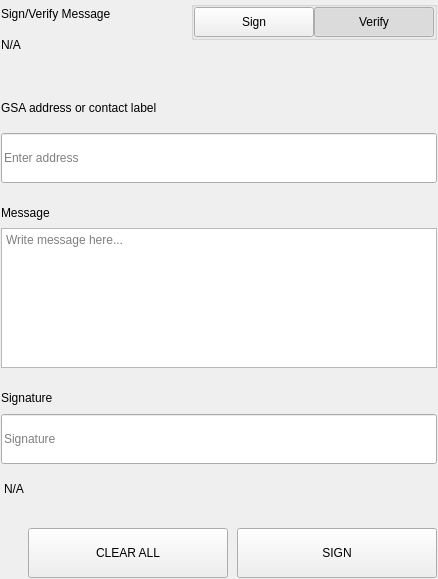
<?xml version="1.0" encoding="UTF-8"?>
<ui version="4.0">
 <class>SettingsSignMessageWidgets</class>
 <widget class="QWidget" name="SettingsSignMessageWidgets">
  <property name="geometry">
   <rect>
    <x>0</x>
    <y>0</y>
    <width>438</width>
    <height>579</height>
   </rect>
  </property>
  <property name="windowTitle">
   <string>Form</string>
  </property>
  <layout class="QVBoxLayout" name="verticalLayout">
   <property name="spacing">
    <number>0</number>
   </property>
   <property name="leftMargin">
    <number>0</number>
   </property>
   <property name="topMargin">
    <number>0</number>
   </property>
   <property name="rightMargin">
    <number>0</number>
   </property>
   <property name="bottomMargin">
    <number>0</number>
   </property>
   <item>
    <widget class="QWidget" name="left" native="true">
     <layout class="QVBoxLayout" name="verticalLayout_3">
      <property name="leftMargin">
       <number>0</number>
      </property>
      <property name="topMargin">
       <number>0</number>
      </property>
      <property name="rightMargin">
       <number>0</number>
      </property>
      <property name="bottomMargin">
       <number>0</number>
      </property>
      <item>
       <widget class="QWidget" name="container_sign" native="true">
        <layout class="QVBoxLayout" name="verticalLayout_2">
         <property name="spacing">
          <number>0</number>
         </property>
         <property name="leftMargin">
          <number>1</number>
         </property>
         <property name="topMargin">
          <number>1</number>
         </property>
         <property name="rightMargin">
          <number>1</number>
         </property>
         <property name="bottomMargin">
          <number>1</number>
         </property>
         <item>
          <layout class="QHBoxLayout" name="horizontalLayout_3" stretch="3,1">
           <property name="spacing">
            <number>40</number>
           </property>
           <item>
            <layout class="QVBoxLayout" name="verticalLayoutTitle">
             <property name="spacing">
              <number>5</number>
             </property>
             <item>
              <widget class="QLabel" name="labelTitle">
               <property name="text">
                <string>Sign/Verify Message</string>
               </property>
              </widget>
             </item>
             <item>
              <widget class="QLabel" name="labelSubtitle1">
               <property name="text">
                <string notr="true">N/A</string>
               </property>
               <property name="wordWrap">
                <bool>true</bool>
               </property>
              </widget>
             </item>
            </layout>
           </item>
           <item alignment="Qt::AlignRight|Qt::AlignTop">
            <widget class="QWidget" name="containerSwitch" native="true">
             <property name="styleSheet">
              <string notr="true">#containerSwitch{
	padding-top:9px;
}</string>
             </property>
             <layout class="QVBoxLayout" name="verticalLayout_6">
              <property name="spacing">
               <number>4</number>
              </property>
              <property name="leftMargin">
               <number>0</number>
              </property>
              <property name="topMargin">
               <number>0</number>
              </property>
              <property name="rightMargin">
               <number>0</number>
              </property>
              <property name="bottomMargin">
               <number>0</number>
              </property>
              <item alignment="Qt::AlignRight">
               <widget class="QGroupBox" name="groupBox">
                <property name="sizePolicy">
                 <sizepolicy hsizetype="Fixed" vsizetype="Preferred">
                  <horstretch>0</horstretch>
                  <verstretch>0</verstretch>
                 </sizepolicy>
                </property>
                <property name="title">
                 <string/>
                </property>
                <property name="alignment">
                 <set>Qt::AlignRight|Qt::AlignTop|Qt::AlignTrailing</set>
                </property>
                <layout class="QHBoxLayout" name="horizontalLayout_4">
                 <property name="spacing">
                  <number>0</number>
                 </property>
                 <property name="leftMargin">
                  <number>0</number>
                 </property>
                 <property name="topMargin">
                  <number>0</number>
                 </property>
                 <property name="rightMargin">
                  <number>0</number>
                 </property>
                 <property name="bottomMargin">
                  <number>0</number>
                 </property>
                 <item>
                  <widget class="QPushButton" name="pushSign">
                   <property name="minimumSize">
                    <size>
                     <width>120</width>
                     <height>30</height>
                    </size>
                   </property>
                   <property name="maximumSize">
                    <size>
                     <width>120</width>
                     <height>30</height>
                    </size>
                   </property>
                   <property name="focusPolicy">
                    <enum>Qt::NoFocus</enum>
                   </property>
                   <property name="text">
                    <string>Sign</string>
                   </property>
                   <property name="checkable">
                    <bool>true</bool>
                   </property>
                   <property name="autoExclusive">
                    <bool>true</bool>
                   </property>
                  </widget>
                 </item>
                 <item>
                  <widget class="QPushButton" name="pushVerify">
                   <property name="minimumSize">
                    <size>
                     <width>120</width>
                     <height>30</height>
                    </size>
                   </property>
                   <property name="maximumSize">
                    <size>
                     <width>120</width>
                     <height>30</height>
                    </size>
                   </property>
                   <property name="focusPolicy">
                    <enum>Qt::NoFocus</enum>
                   </property>
                   <property name="text">
                    <string>Verify</string>
                   </property>
                   <property name="checkable">
                    <bool>true</bool>
                   </property>
                   <property name="checked">
                    <bool>true</bool>
                   </property>
                   <property name="autoExclusive">
                    <bool>true</bool>
                   </property>
                  </widget>
                 </item>
                </layout>
               </widget>
              </item>
              <item alignment="Qt::AlignHCenter|Qt::AlignTop">
               <widget class="QLabel" name="labelSubtitleSwitch">
                <property name="text">
                 <string/>
                </property>
                <property name="alignment">
                 <set>Qt::AlignRight|Qt::AlignTrailing|Qt::AlignVCenter</set>
                </property>
               </widget>
              </item>
             </layout>
            </widget>
           </item>
          </layout>
         </item>
         <item>
          <spacer name="verticalSpacer_2">
           <property name="orientation">
            <enum>Qt::Vertical</enum>
           </property>
           <property name="sizeType">
            <enum>QSizePolicy::Fixed</enum>
           </property>
           <property name="sizeHint" stdset="0">
            <size>
             <width>20</width>
             <height>40</height>
            </size>
           </property>
          </spacer>
         </item>
         <item>
          <widget class="QWidget" name="containerAddress" native="true">
           <property name="sizePolicy">
            <sizepolicy hsizetype="Preferred" vsizetype="Fixed">
             <horstretch>0</horstretch>
             <verstretch>0</verstretch>
            </sizepolicy>
           </property>
           <layout class="QVBoxLayout" name="verticalLayout_5" stretch="0,0">
            <property name="spacing">
             <number>15</number>
            </property>
            <property name="leftMargin">
             <number>0</number>
            </property>
            <property name="topMargin">
             <number>0</number>
            </property>
            <property name="rightMargin">
             <number>0</number>
            </property>
            <property name="bottomMargin">
             <number>0</number>
            </property>
            <item>
             <widget class="QLabel" name="labelSubtitleAddress">
              <property name="minimumSize">
               <size>
                <width>0</width>
                <height>20</height>
               </size>
              </property>
              <property name="maximumSize">
               <size>
                <width>16777215</width>
                <height>20</height>
               </size>
              </property>
              <property name="text">
               <string>GSA address or contact label</string>
              </property>
             </widget>
            </item>
            <item>
             <widget class="QLineEdit" name="addressIn_SM">
              <property name="minimumSize">
               <size>
                <width>0</width>
                <height>50</height>
               </size>
              </property>
              <property name="maximumSize">
               <size>
                <width>16777215</width>
                <height>50</height>
               </size>
              </property>
              <property name="placeholderText">
               <string>Enter address</string>
              </property>
             </widget>
            </item>
           </layout>
          </widget>
         </item>
         <item>
          <spacer name="verticalSpacer_3">
           <property name="orientation">
            <enum>Qt::Vertical</enum>
           </property>
           <property name="sizeType">
            <enum>QSizePolicy::Fixed</enum>
           </property>
           <property name="sizeHint" stdset="0">
            <size>
             <width>20</width>
             <height>20</height>
            </size>
           </property>
          </spacer>
         </item>
         <item>
          <layout class="QVBoxLayout" name="verticalLayout_9">
           <property name="spacing">
            <number>5</number>
           </property>
           <item>
            <widget class="QLabel" name="labelSubtitleMessage">
             <property name="minimumSize">
              <size>
               <width>0</width>
               <height>20</height>
              </size>
             </property>
             <property name="maximumSize">
              <size>
               <width>16777215</width>
               <height>20</height>
              </size>
             </property>
             <property name="text">
              <string>Message</string>
             </property>
            </widget>
           </item>
           <item>
            <widget class="QPlainTextEdit" name="messageIn_SM">
             <property name="minimumSize">
              <size>
               <width>0</width>
               <height>140</height>
              </size>
             </property>
             <property name="maximumSize">
              <size>
               <width>16777215</width>
               <height>140</height>
              </size>
             </property>
             <property name="placeholderText">
              <string>Write message here...</string>
             </property>
            </widget>
           </item>
          </layout>
         </item>
         <item>
          <spacer name="verticalSpacer_4">
           <property name="orientation">
            <enum>Qt::Vertical</enum>
           </property>
           <property name="sizeType">
            <enum>QSizePolicy::Fixed</enum>
           </property>
           <property name="sizeHint" stdset="0">
            <size>
             <width>20</width>
             <height>20</height>
            </size>
           </property>
          </spacer>
         </item>
         <item>
          <widget class="QWidget" name="widget" native="true">
           <property name="minimumSize">
            <size>
             <width>0</width>
             <height>75</height>
            </size>
           </property>
           <property name="maximumSize">
            <size>
             <width>16777215</width>
             <height>16777215</height>
            </size>
           </property>
           <layout class="QVBoxLayout" name="verticalLayout_4">
            <property name="leftMargin">
             <number>0</number>
            </property>
            <property name="topMargin">
             <number>0</number>
            </property>
            <property name="rightMargin">
             <number>0</number>
            </property>
            <property name="bottomMargin">
             <number>0</number>
            </property>
            <item>
             <widget class="QLabel" name="labelSubtitleSignature">
              <property name="minimumSize">
               <size>
                <width>0</width>
                <height>20</height>
               </size>
              </property>
              <property name="maximumSize">
               <size>
                <width>16777215</width>
                <height>20</height>
               </size>
              </property>
              <property name="text">
               <string>Signature</string>
              </property>
             </widget>
            </item>
            <item>
             <widget class="QLineEdit" name="signatureOut_SM">
              <property name="minimumSize">
               <size>
                <width>0</width>
                <height>50</height>
               </size>
              </property>
              <property name="placeholderText">
               <string>Signature</string>
              </property>
             </widget>
            </item>
           </layout>
          </widget>
         </item>
         <item>
          <widget class="QLabel" name="statusLabel_SM">
           <property name="styleSheet">
            <string notr="true">padding-top:5px;</string>
           </property>
           <property name="text">
            <string notr="true">N/A</string>
           </property>
          </widget>
         </item>
         <item>
          <spacer name="verticalSpacer">
           <property name="orientation">
            <enum>Qt::Vertical</enum>
           </property>
           <property name="sizeType">
            <enum>QSizePolicy::Fixed</enum>
           </property>
           <property name="sizeHint" stdset="0">
            <size>
             <width>20</width>
             <height>20</height>
            </size>
           </property>
          </spacer>
         </item>
         <item>
          <layout class="QHBoxLayout" name="horizontalLayout_7">
           <property name="spacing">
            <number>9</number>
           </property>
           <item>
            <spacer name="horizontalSpacer_5">
             <property name="orientation">
              <enum>Qt::Horizontal</enum>
             </property>
             <property name="sizeType">
              <enum>QSizePolicy::Expanding</enum>
             </property>
             <property name="sizeHint" stdset="0">
              <size>
               <width>40</width>
               <height>20</height>
              </size>
             </property>
            </spacer>
           </item>
           <item>
            <widget class="QPushButton" name="pushButtonClear">
             <property name="minimumSize">
              <size>
               <width>200</width>
               <height>50</height>
              </size>
             </property>
             <property name="focusPolicy">
              <enum>Qt::NoFocus</enum>
             </property>
             <property name="text">
              <string>CLEAR ALL</string>
             </property>
            </widget>
           </item>
           <item>
            <widget class="QPushButton" name="pushButtonSave">
             <property name="minimumSize">
              <size>
               <width>200</width>
               <height>50</height>
              </size>
             </property>
             <property name="maximumSize">
              <size>
               <width>200</width>
               <height>50</height>
              </size>
             </property>
             <property name="focusPolicy">
              <enum>Qt::NoFocus</enum>
             </property>
             <property name="text">
              <string>SIGN</string>
             </property>
            </widget>
           </item>
          </layout>
         </item>
        </layout>
       </widget>
      </item>
     </layout>
    </widget>
   </item>
  </layout>
 </widget>
 <resources/>
 <connections/>
</ui>
